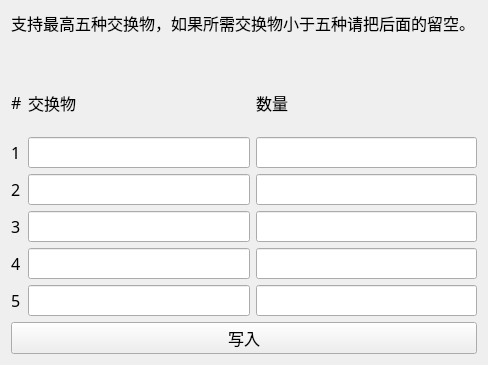
<?xml version="1.0" encoding="UTF-8"?>
<ui version="4.0">
 <class>Store_Edit_Two</class>
 <widget class="QWidget" name="Store_Edit_Two">
  <property name="geometry">
   <rect>
    <x>0</x>
    <y>0</y>
    <width>488</width>
    <height>365</height>
   </rect>
  </property>
  <property name="font">
   <font>
    <family>思源黑体 CN Medium</family>
    <pointsize>12</pointsize>
   </font>
  </property>
  <property name="windowTitle">
   <string>Form</string>
  </property>
  <layout class="QGridLayout" name="gridLayout_2">
   <item row="0" column="0">
    <layout class="QGridLayout" name="gridLayout">
     <item row="0" column="0" colspan="3">
      <widget class="QLabel" name="label">
       <property name="font">
        <font>
         <family>思源黑体 CN Medium</family>
         <pointsize>12</pointsize>
        </font>
       </property>
       <property name="text">
        <string>支持最高五种交换物，如果所需交换物小于五种请把后面的留空。</string>
       </property>
       <property name="alignment">
        <set>Qt::AlignLeading|Qt::AlignLeft|Qt::AlignTop</set>
       </property>
       <property name="wordWrap">
        <bool>true</bool>
       </property>
      </widget>
     </item>
     <item row="1" column="0">
      <widget class="QLabel" name="label_2">
       <property name="text">
        <string>#</string>
       </property>
      </widget>
     </item>
     <item row="1" column="1">
      <widget class="QLabel" name="label_3">
       <property name="text">
        <string>交换物</string>
       </property>
      </widget>
     </item>
     <item row="1" column="2">
      <widget class="QLabel" name="label_4">
       <property name="text">
        <string>数量</string>
       </property>
      </widget>
     </item>
     <item row="2" column="0">
      <widget class="QLabel" name="label_5">
       <property name="text">
        <string>1</string>
       </property>
      </widget>
     </item>
     <item row="2" column="1">
      <widget class="QLineEdit" name="exchange_edit_1"/>
     </item>
     <item row="2" column="2">
      <widget class="QLineEdit" name="price_edit_1"/>
     </item>
     <item row="3" column="0">
      <widget class="QLabel" name="label_6">
       <property name="text">
        <string>2</string>
       </property>
      </widget>
     </item>
     <item row="3" column="1">
      <widget class="QLineEdit" name="exchange_edit_2"/>
     </item>
     <item row="3" column="2">
      <widget class="QLineEdit" name="price_edit_2"/>
     </item>
     <item row="4" column="0">
      <widget class="QLabel" name="label_7">
       <property name="text">
        <string>3</string>
       </property>
      </widget>
     </item>
     <item row="4" column="1">
      <widget class="QLineEdit" name="exchange_edit_3"/>
     </item>
     <item row="4" column="2">
      <widget class="QLineEdit" name="price_edit_3"/>
     </item>
     <item row="5" column="0">
      <widget class="QLabel" name="label_8">
       <property name="text">
        <string>4</string>
       </property>
      </widget>
     </item>
     <item row="5" column="1">
      <widget class="QLineEdit" name="exchange_edit_4"/>
     </item>
     <item row="5" column="2">
      <widget class="QLineEdit" name="price_edit_4"/>
     </item>
     <item row="6" column="0">
      <widget class="QLabel" name="label_9">
       <property name="text">
        <string>5</string>
       </property>
      </widget>
     </item>
     <item row="6" column="1">
      <widget class="QLineEdit" name="exchange_edit_5"/>
     </item>
     <item row="6" column="2">
      <widget class="QLineEdit" name="price_edit_5"/>
     </item>
     <item row="7" column="0" colspan="3">
      <widget class="QPushButton" name="write_multi_price">
       <property name="text">
        <string>写入</string>
       </property>
      </widget>
     </item>
    </layout>
   </item>
  </layout>
 </widget>
 <resources/>
 <connections/>
</ui>
